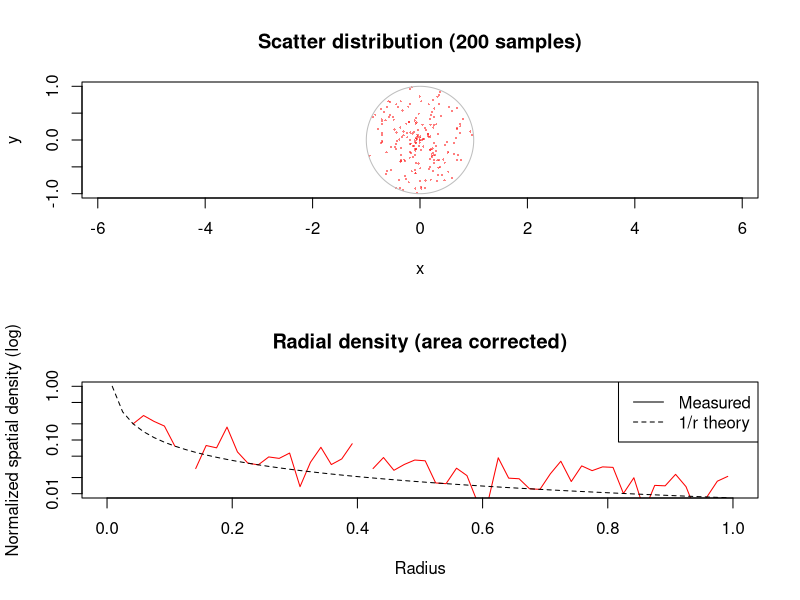
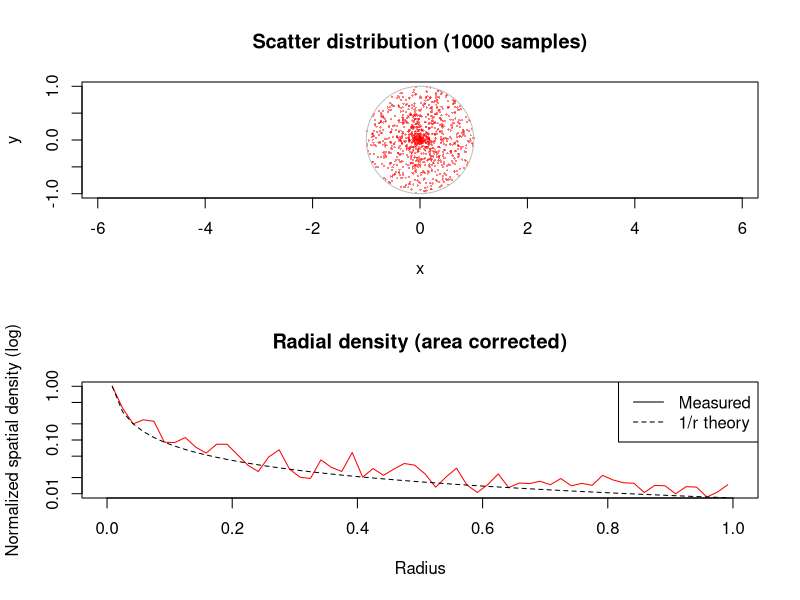
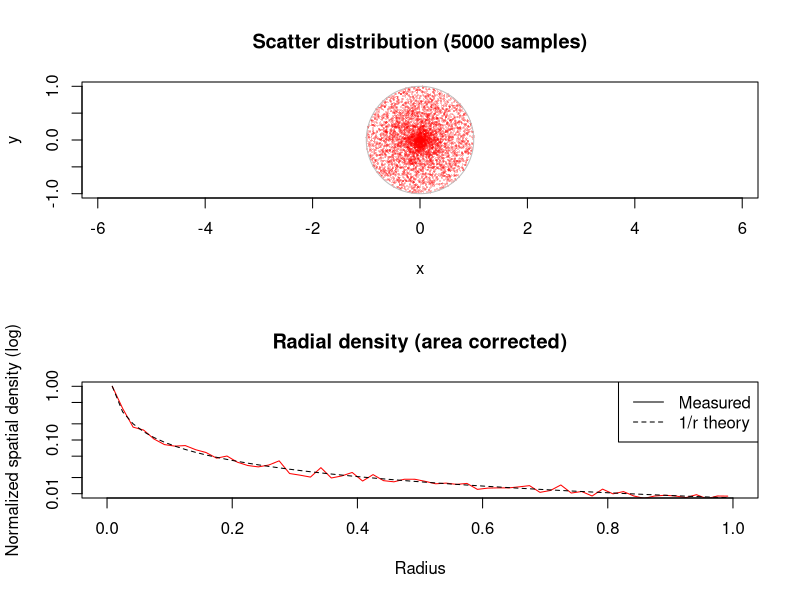
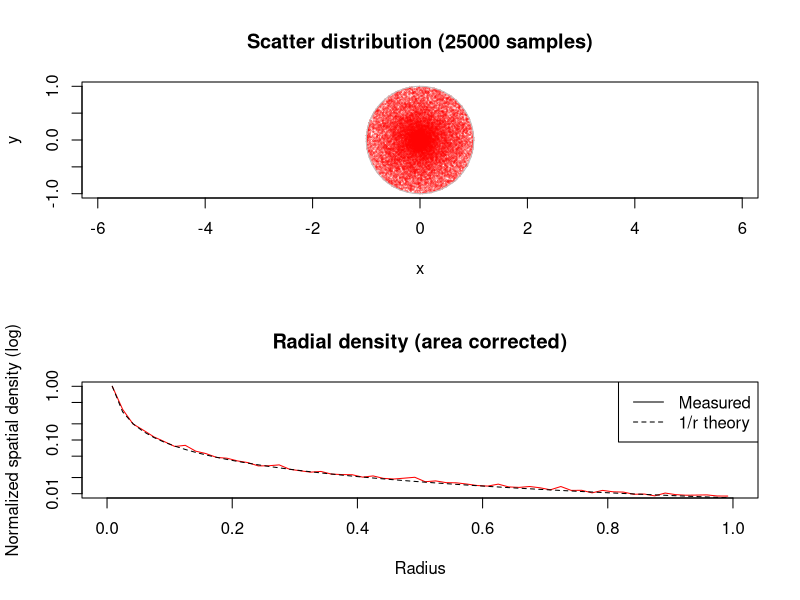
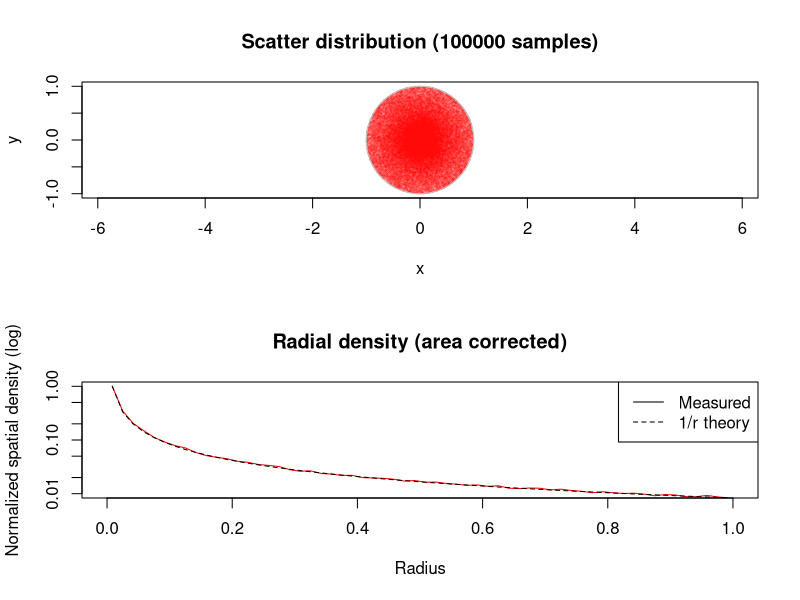
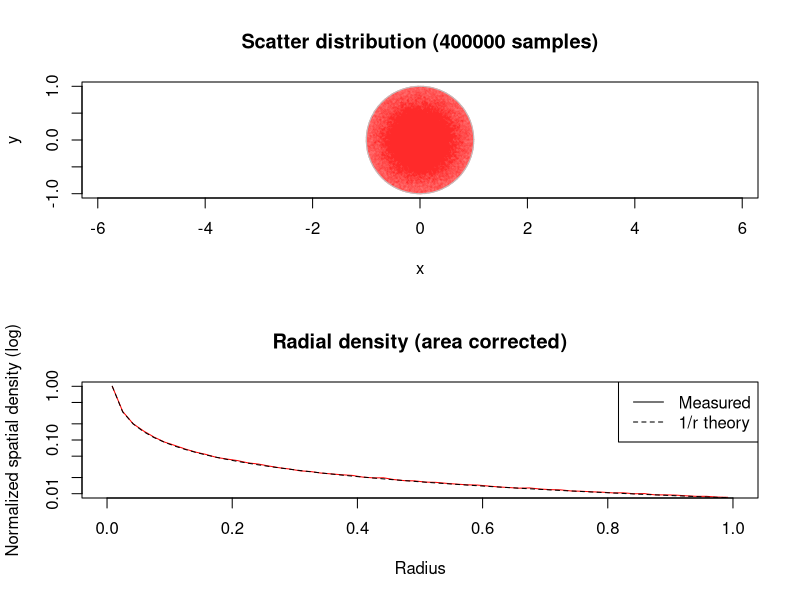

The R source for these figures, in order:
# Radial scatter: statistical exercise confirming the law of large numbers
# Originally to add jitter noise in focal length/aspect ratio calculations, but it's too concentrated
# www.overfitting.net
# https://www.overfitting.net/2026/03/tres-micro-ejercicios-de-vibe-coding.html


library(Cairo)

radial_scatter <- function(R = 1, n = 200000, bins = 60, alpha = 0.03, seed = 1){
    
    # --- Generate samples ---
    set.seed(seed)
    r <- runif(n, 0, R)
    theta <- runif(n, 0, 2*pi)
    x <- r * cos(theta)
    y <- r * sin(theta)
    
    name=sprintf("scatter_%06d.png", n)
    CairoPNG(name, width=512, height=800)
        op <- par(mfrow = c(2,1))
    
        # --- 1. 2D density map ---
        # Scatterplot
        plot(
            x, y, asp = 1,
            pch = 16, cex = 0.3,
            col = rgb(1, 0, 0, alpha),
            xlim = c(-R, R), ylim = c(-R, R),
            xlab = "x", ylab = "y",
            main = paste0("Scatter distribution (", as.integer(n), " samples)")
        )
        
        # Draw boundary circle
        t <- seq(0, 2*pi, length.out = 1000)
        lines(R*cos(t), R*sin(t), lwd = 1, col='gray')
        
        
        # --- 2. Radial density estimation ---
        edges <- seq(0, R, length.out = bins + 1)
        counts <- hist(r, breaks = edges, plot = FALSE)$counts
        
        r_mid <- (edges[-1] + edges[-length(edges)]) / 2
        ring_area <- pi * (edges[-1]^2 - edges[-length(edges)]^2)
        density_area <- counts / ring_area
        density_area <- density_area / max(density_area) # normalize for visual comparison
        
        # Theoretical 1/r curve (scaled)
        theory <- 1 / r_mid
        theory <- theory / max(theory)  # normalize for visual comparison
        
        plot(r_mid, density_area, col='red', type="l", xlim=c(0, 1), ylim=c(0.01, 1),
             xlab="Radius", ylab="Normalized spatial density (log)",
             main="Radial density (area corrected)",
             log="y")  # y-axis on log scale
        lines(r_mid, theory, lty=2)
        legend("topright", legend=c("Measured","1/r theory"), lty=c(1,2))
        
        par(op)
    dev.off()
    
    invisible(data.frame(x=x, y=y, r=r))
}

SEED=7
radial_scatter(R = 1, n = 200, alpha = 0.5, seed = SEED)
radial_scatter(R = 1, n = 1000, alpha = 0.5, seed = SEED)
radial_scatter(R = 1, n = 5000, alpha = 0.25, seed = SEED)
radial_scatter(R = 1, n = 25000, alpha = 0.15, seed = SEED)
radial_scatter(R = 1, n = 100000, alpha = 0.05, seed = SEED)
radial_scatter(R = 1, n = 400000, alpha = 0.01, seed = SEED)
